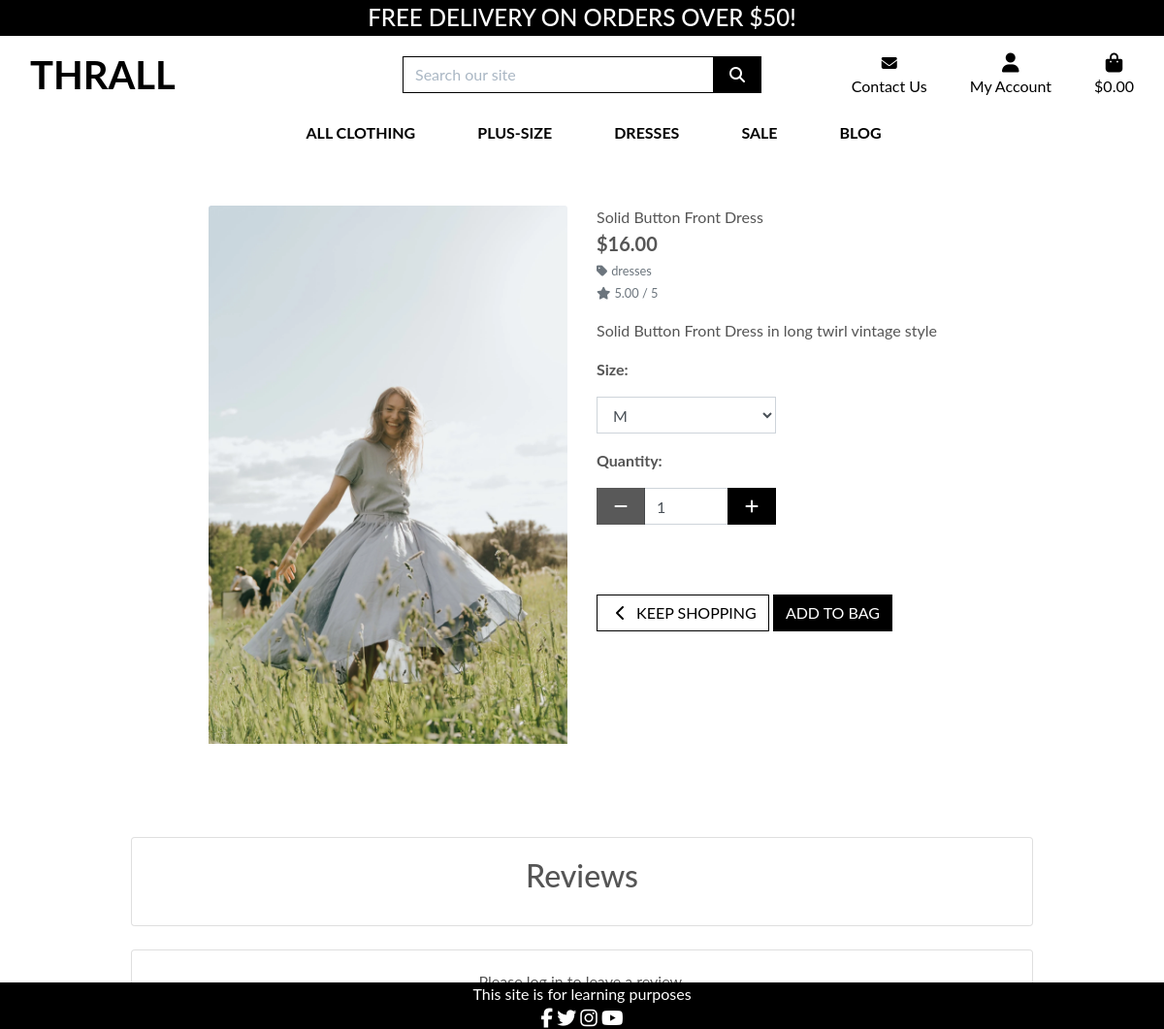
The page /products/3/ on the database as committed earlier.
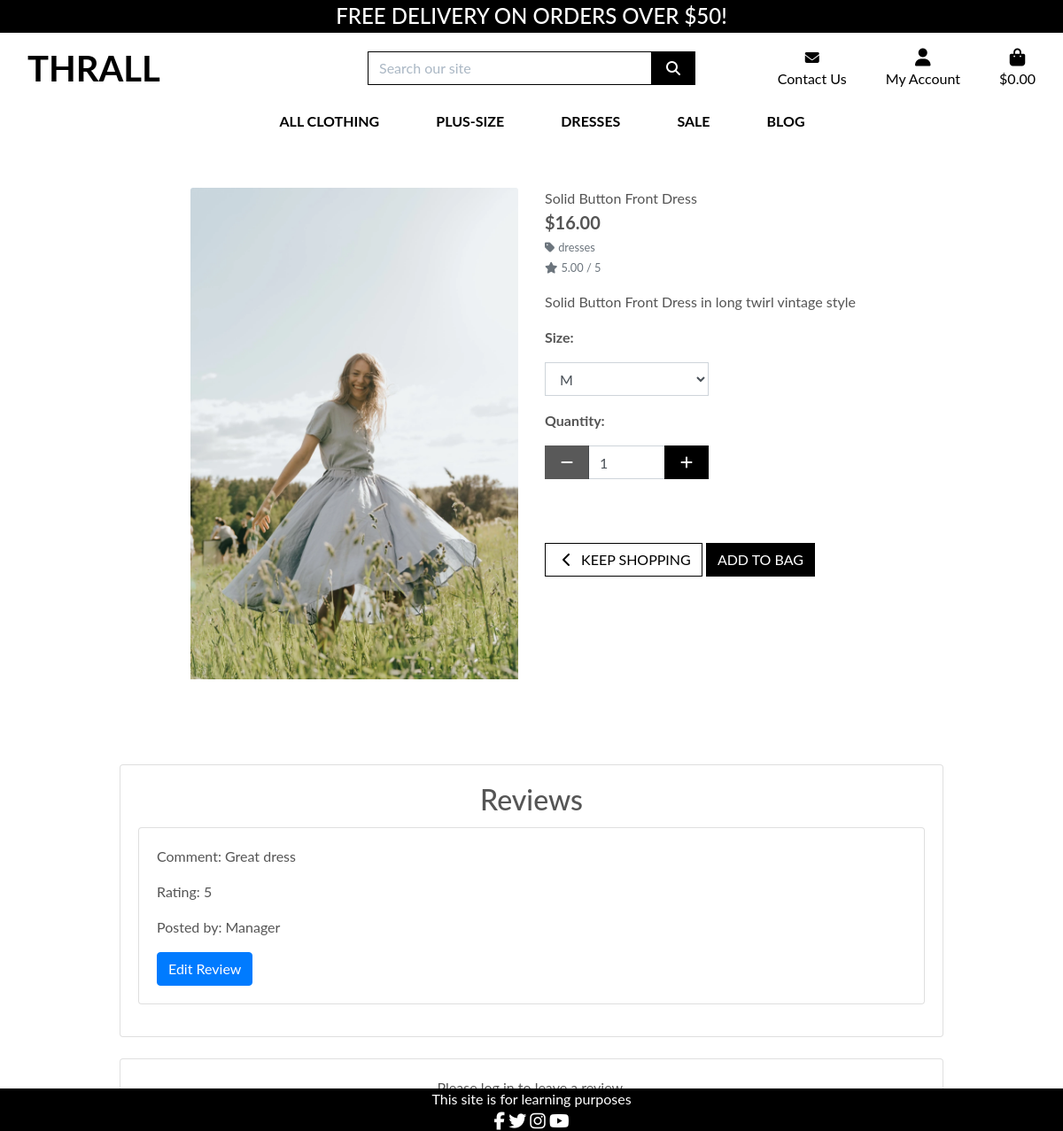
The same page on the database as committed later.
### products/models.py (models this page shows)
class Review(models.Model):
    product = models.ForeignKey(Product, on_delete=models.CASCADE, related_name='reviews')
    user = models.ForeignKey(User, on_delete=models.CASCADE)
    score = models.PositiveIntegerField(choices=[(i, str(i)) for i in range(1, 6)])
    comment = models.TextField()
    date_created = models.DateTimeField(auto_now_add=True)

### products/views.py (the view)
# urls.py: path('<int:product_id>/', views.product_detail, name='product_detail'),
def product_detail(request, product_id):
    product = get_object_or_404(Product, pk=product_id)
    reviews = product.reviews.all()
    if request.method == 'POST':
        form = ReviewForm(request.POST)
        if form.is_valid():
            review = form.save(commit=False)
            review.product = product
            review.user = request.user
            review.save()
            messages.success(request, 'Review submitted successfully!')
            return redirect('product_detail', product_id=product_id)
    else:
        form = ReviewForm()
    context = {
        'product': product,
        'reviews': reviews,
        'form': form,
    }
    return render(request, 'products/product_detail.html', context)

### products/forms.py
class ReviewForm(forms.ModelForm):
    class Meta:
        model = Review
        fields = ['score', 'comment']

### bag/contexts.py (called while the page is built, shortened)
def bag_contents(request):
    bag_items = []
    total = 0
    product_count = 0
    bag = request.session.get('bag', {})
    if total < settings.FREE_DELIVERY_THRESHOLD:
        delivery = total * Decimal(settings.STANDARD_DELIVERY_PERCENTAGE / 100)
        free_delivery_delta = settings.FREE_DELIVERY_THRESHOLD - total
    else:
        delivery = 0
        free_delivery_delta = 0
    grand_total = delivery + total
    context = {
        'bag_items': bag_items,
        'total': total,
        'product_count': product_count,
        'delivery': delivery,
        'free_delivery_delta': free_delivery_delta,
        'free_delivery_threshold': settings.FREE_DELIVERY_THRESHOLD,
        'grand_total': grand_total,
    }
    return context

### products/templates/products/product_detail.html (shortened to what the changed rows need)
{% extends "base.html" %}
{% load static %}
{% block content %}
    <div class="container mt-5">
        <div class="row">
            <div class="col-12">
                <div class="card">
                    <div class="card-body">
                        <h2 class="card-title text-center">Reviews</h2>
                        {% for review in reviews %}
                            <div class="card mb-3">
                                <div class="card-body">
                                    <p class="card-text">Comment: {{ review.comment }}</p>
                                    <p class="card-text">Rating: {{ review.score }}</p>
                                    <p class="card-text">Posted by: {{ review.user.username }}</p>
                                    {% if user.is_authenticated and user == review.user %}
                                        <form method="post">
                                            {% csrf_token %}
                                            {{ review_edit_form.as_p }}
                                            <div class="d-grid gap-2 text-center">
                                                <button type="submit" class="btn btn-dark">Update Review</button>
                                            </div>
                                        </form>
                                    {% else %}
                                        <a href="{% url 'edit_review' review.id %}" class="btn btn-primary">Edit Review</a>
                                    {% endif %}
                                </div>
                            </div>
                        {% endfor %}
                    </div>
                </div>
            </div>
        </div>
    </div>
{% endblock %}

Rows that differ between the two databases and show on the page:
added Review: comment "Great dress", score "5", user.username "Manager"
